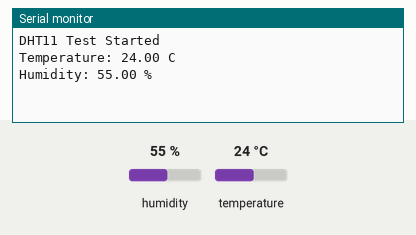
This sketch was run on a simulated Arduino Uno, built with avr-gcc and run on an emulated ATmega328P. On the bench: the last lines printed to the serial monitor. The test bench sets the inputs (shaded band); at power-on: humidity 55 %, temperature 24 °C.

Above: at 3.2 s.
3.3 s: humidity set to 22 %
At 5.1 s:
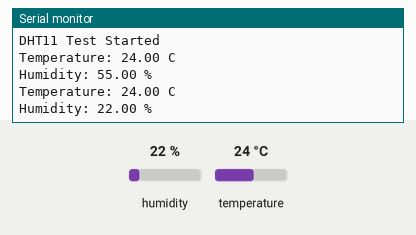
6.0 s: temperature set to 12 °C
At 7.6 s:
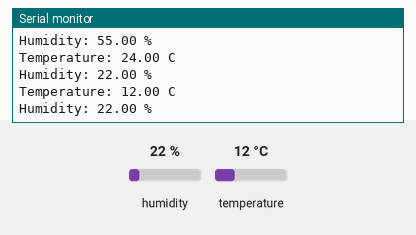
8.7 s: humidity set to 40 %
At 11.2 s:
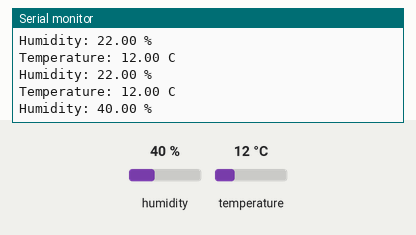
Timing chart, 0 to 12.7 s (numbered marks = the images above; inputs shaded):
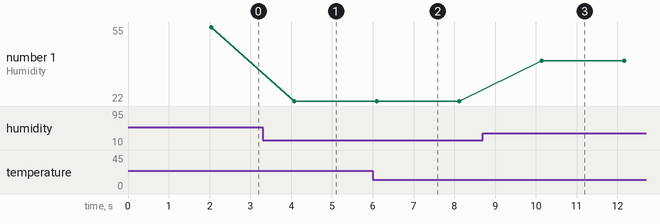

The sketch:

sketch_jun06b.ino
```cpp
#include <DHT.h>

#define DHTPIN 2
#define DHTTYPE DHT11

DHT dht(DHTPIN, DHTTYPE);

void setup() {
  Serial.begin(9600);
  dht.begin();
  Serial.println("DHT11 Test Started");
  delay(2000);
}

void loop() {
  float t = dht.readTemperature();
  float h = dht.readHumidity();

  Serial.print("Temperature: ");
  Serial.print(t);
  Serial.println(" C");

  Serial.print("Humidity: ");
  Serial.print(h);
  Serial.println(" %");

  delay(2000);
}
```

Measured:
- after the input at 3.3 s, the serial monitor: prints a new line after 0.77 s (image 1)
- after the input at 6.0 s, the serial monitor: prints a new line after 0.07 s (image 2)
- after the input at 8.7 s, the serial monitor: prints a new line after 1.4 s (image 3)
- plotted number 1: 55 → 22 after the input at 3.3 s, 22 → 40 after the input at 8.7 s
